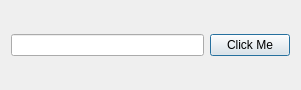
<?xml version="1.0" encoding="UTF-8"?>
<ui version="4.0">
 <class>Dialog</class>
 <widget class="QDialog" name="Dialog">
  <property name="geometry">
   <rect>
    <x>0</x>
    <y>0</y>
    <width>301</width>
    <height>90</height>
   </rect>
  </property>
  <property name="windowTitle">
   <string>Dialog</string>
  </property>
  <layout class="QVBoxLayout" name="verticalLayout">
   <item>
    <layout class="QHBoxLayout" name="horizontalLayout">
     <item>
      <widget class="QLineEdit" name="lineEdit"/>
     </item>
     <item>
      <widget class="QPushButton" name="pushButton">
       <property name="text">
        <string>Click Me</string>
       </property>
      </widget>
     </item>
    </layout>
   </item>
  </layout>
 </widget>
 <resources/>
 <connections/>
</ui>
